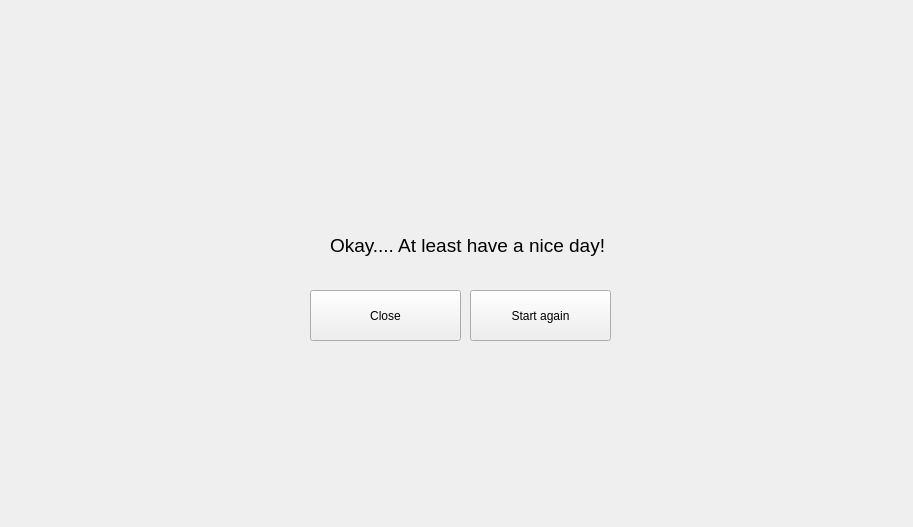
<?xml version="1.0" encoding="UTF-8"?>
<ui version="4.0">
 <class>ThirdForm</class>
 <widget class="QWidget" name="ThirdForm">
  <property name="geometry">
   <rect>
    <x>0</x>
    <y>0</y>
    <width>913</width>
    <height>527</height>
   </rect>
  </property>
  <property name="windowTitle">
   <string>Form</string>
  </property>
  <widget class="QLabel" name="label">
   <property name="geometry">
    <rect>
     <x>330</x>
     <y>190</y>
     <width>311</width>
     <height>111</height>
    </rect>
   </property>
   <property name="font">
    <font>
     <pointsize>14</pointsize>
    </font>
   </property>
   <property name="text">
    <string>Okay.... At least have a nice day! </string>
   </property>
  </widget>
  <widget class="QPushButton" name="btnClose">
   <property name="geometry">
    <rect>
     <x>310</x>
     <y>290</y>
     <width>151</width>
     <height>51</height>
    </rect>
   </property>
   <property name="text">
    <string>Close</string>
   </property>
  </widget>
  <widget class="QPushButton" name="btnStart">
   <property name="geometry">
    <rect>
     <x>470</x>
     <y>290</y>
     <width>141</width>
     <height>51</height>
    </rect>
   </property>
   <property name="text">
    <string>Start again</string>
   </property>
  </widget>
 </widget>
 <resources/>
 <connections/>
</ui>
